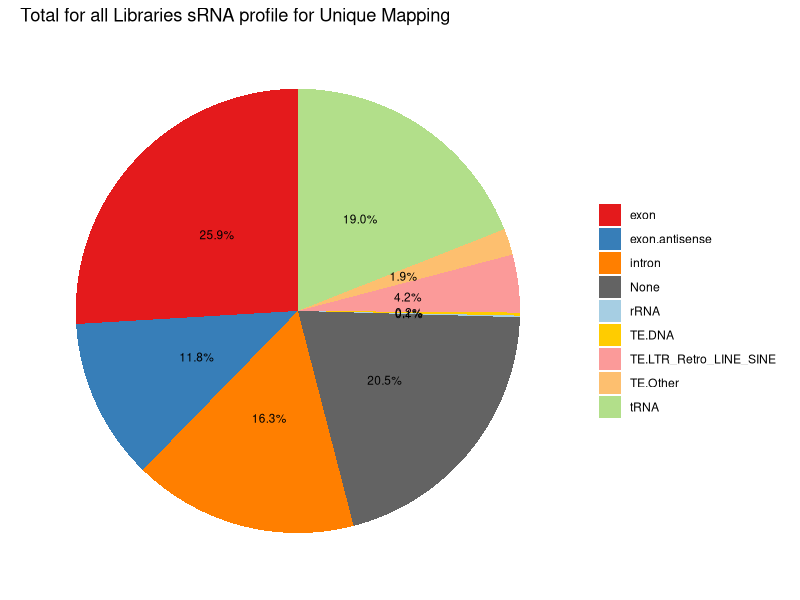
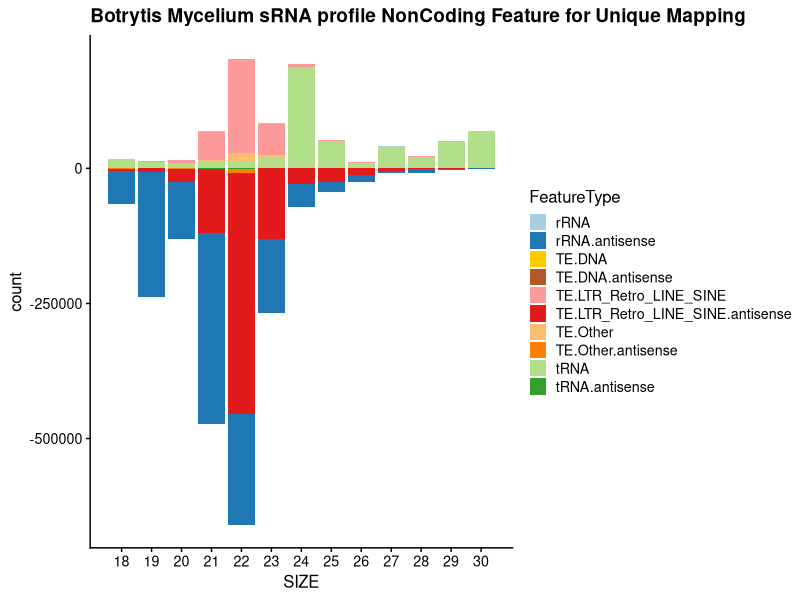
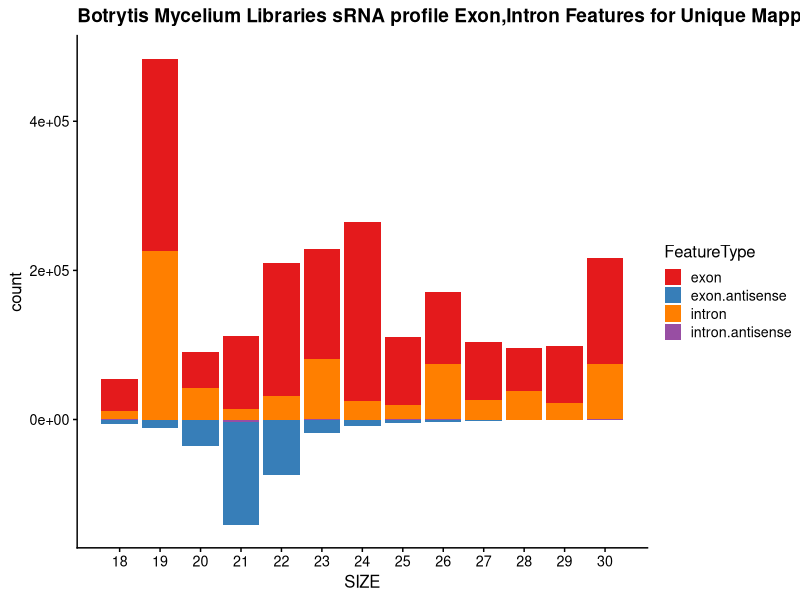
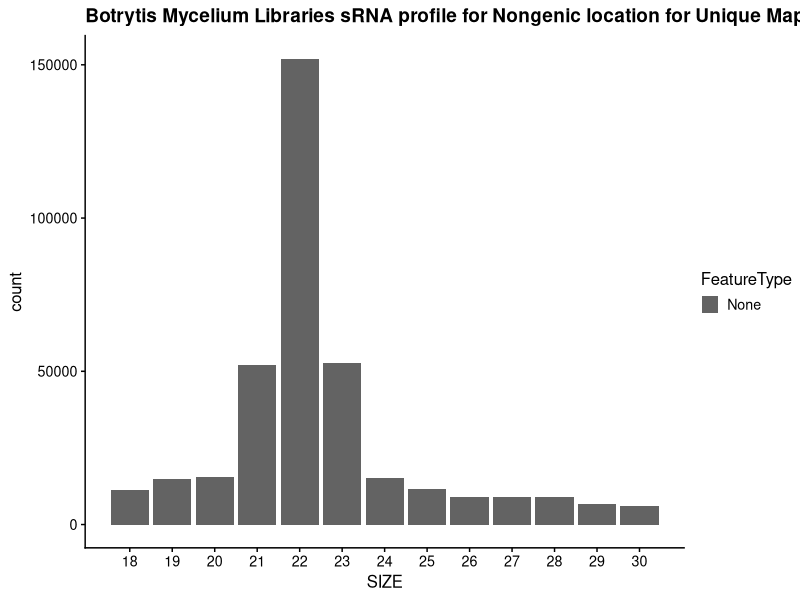
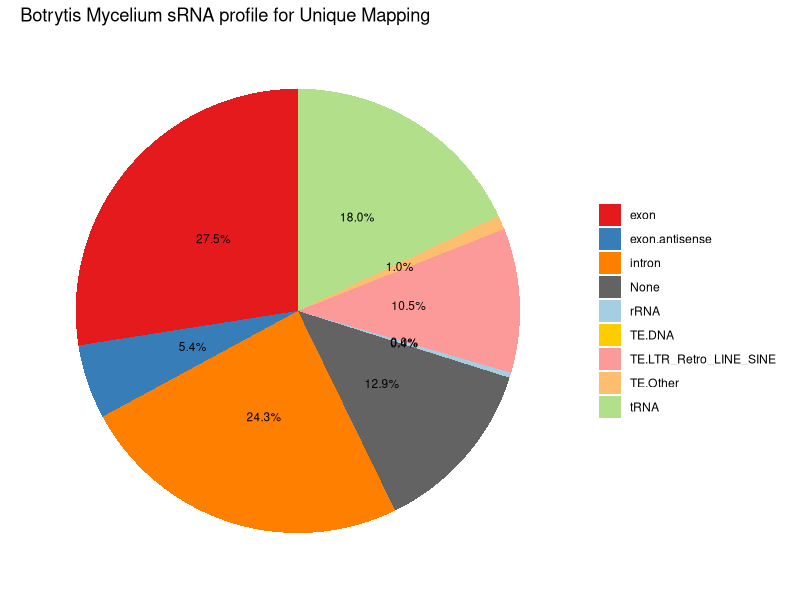
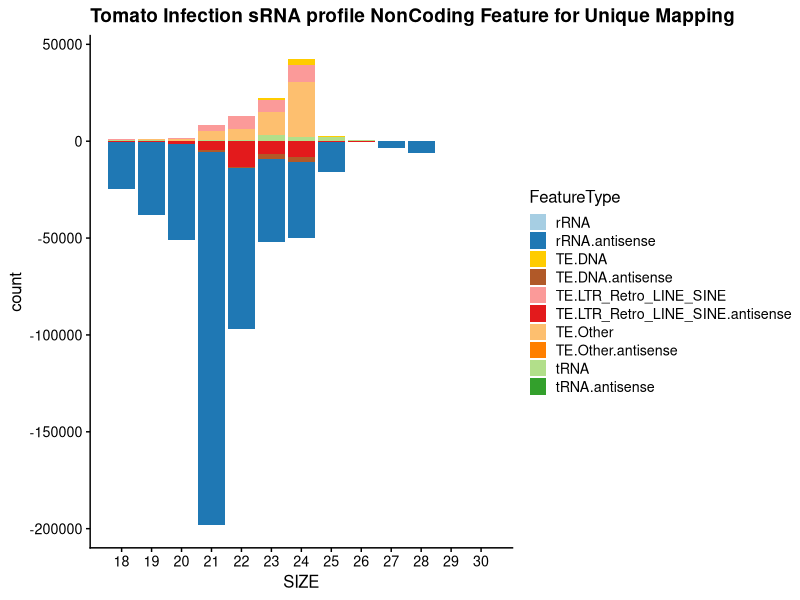
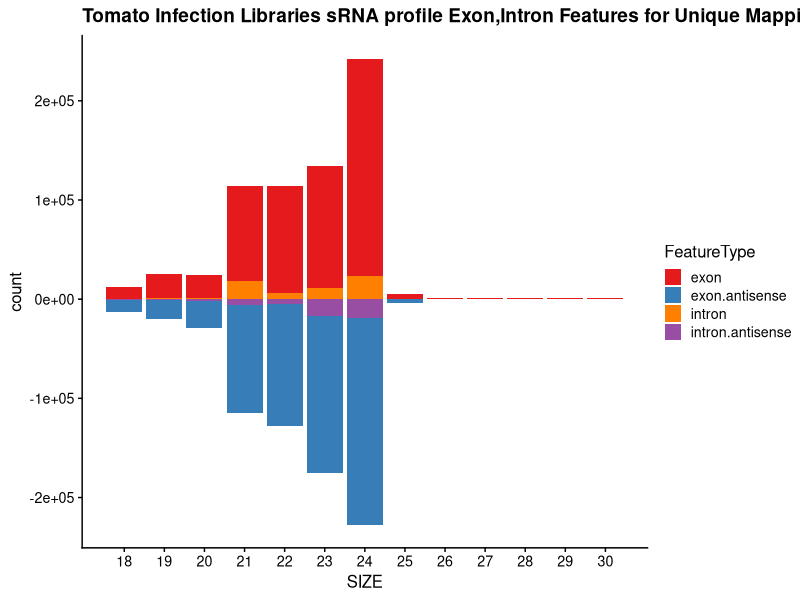
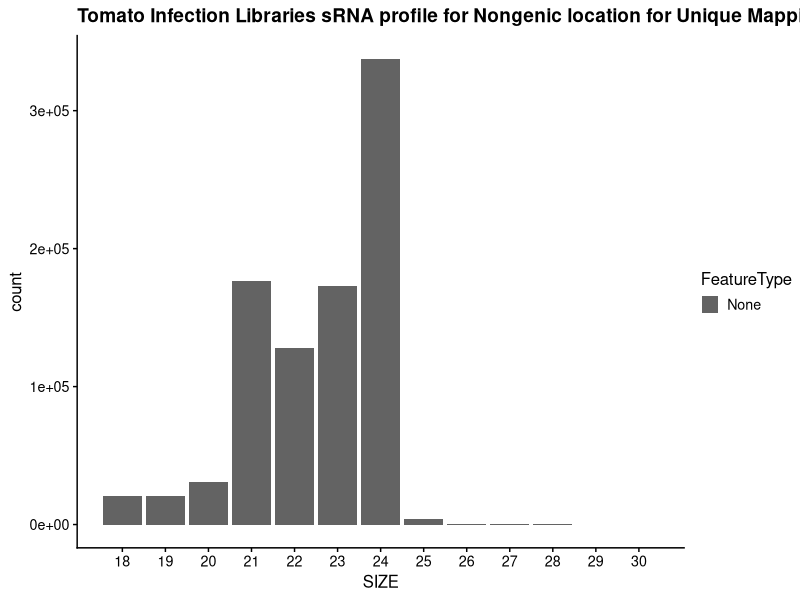

Recreate these plots in R, in order.
#!/usr/bin/env Rscript
library(ggplot2)
library(tidyverse)
library(dplyr)
library(RColorBrewer)
library(cowplot)

# some definitions
pairedcolors = brewer.pal(12, "Paired")
green1 = pairedcolors[3]
green2 = pairedcolors[4]
pairedcolors[3] = "#FFCC00"
pairedcolors[4] = "#B15928"
pairedcolors[9] = green1
pairedcolors[10] = green2
pairedcolors[13] = '#FFFF11'
pairedcolors[14] = '#AA0011'

exonColors = brewer.pal(6, "Set1")
exonColors[3] = exonColors[5]
IntergenicColors = rev(brewer.pal(3,"Greys"))

piecolors = pairedcolors
piecolors[1] = exonColors[1]
piecolors[2] = exonColors[2]
piecolors[3] = exonColors[3]
piecolors[4] = IntergenicColors[1]
piecolors[5] = pairedcolors[1]
piecolors[6] = pairedcolors[3]
piecolors[7] = pairedcolors[5]
piecolors[8] = pairedcolors[7]
piecolors[9] = pairedcolors[9]
piecolors[10] = pairedcolors[11]


negate <- function(x) ( -1.0 * x)
add_antisense <- function(x) ( paste0(x,".antisense"))
# setup default plot out
pdf("plots/Combo_all_plots_uniq.pdf")

# read in the "all data"
sRNA.Allsense = read_tsv("results/Botrytis_sense_size_profile_uniq.tsv") %>% filter(SIZE >= 18)
sRNA.Allantisense = read_tsv("results/Botrytis_antisense_size_profile_uniq.tsv") %>% filter(SIZE >= 18)

sRNA.sense <- sRNA.Allsense %>% select(-c('TOTAL')) %>% pivot_longer(!SIZE, names_to = "FeatureType", values_to = "count")
sRNA.noExon <- sRNA.sense %>% filter(FeatureType != 'exon' & FeatureType != "None" & FeatureType != "intron")


sRNA.antisense <- sRNA.Allantisense %>% select(-c('TOTAL')) %>% pivot_longer(!SIZE, names_to = "FeatureType", values_to = "count") %>%
    mutate_at(vars(-c("SIZE","FeatureType")),negate) %>% mutate_at(c("FeatureType"),add_antisense)
sRNA.antinoExon <- sRNA.antisense %>% filter(FeatureType != 'exon.antisense' & FeatureType != "None.antisense" & FeatureType != "intron.antisense")

sRNA.combined <- bind_rows(sRNA.antinoExon,sRNA.noExon) %>% arrange(desc(FeatureType))



pN<-ggplot(sRNA.combined,aes(SIZE,count,fill=FeatureType)) +
    geom_bar(stat='identity',position="stack") + scale_x_discrete(limit = unique(sRNA.combined$SIZE)) +
    theme_cowplot(12) + scale_fill_manual(values = pairedcolors) + ggtitle("Combined all Libraries sRNA profile NonCoding Features for Unique Mapping")
pN

sRNA.Exon <- bind_rows(sRNA.sense %>% filter(FeatureType == 'exon' | FeatureType == "intron"),
                       sRNA.antisense %>% filter(FeatureType == 'exon.antisense' | FeatureType == "intron.antisense"))

pE<-ggplot(sRNA.Exon,aes(SIZE,count,fill=FeatureType)) +
    geom_bar(stat='identity',position="stack") +
    scale_fill_manual(values = exonColors) +  theme_cowplot(12)  + scale_x_discrete(limit = unique(sRNA.combined$SIZE)) +
    ggtitle("Combined all Libraries sRNA profile Exon,Intron Features for Unique Mapping")
pE

sRNA.Other <- sRNA.sense %>% filter(FeatureType == 'None')
pO<-ggplot(sRNA.Other,aes(SIZE,count,fill=FeatureType)) +
    geom_bar(stat='identity',position="stack") +
    scale_fill_manual(values = IntergenicColors) +  theme_cowplot(12)  + scale_x_discrete(limit = unique(sRNA.combined$SIZE)) +
    ggtitle("Combined all Libraries sRNA profile for Non-Genic location for Unique Mapping")
pO


pg <- plot_grid(pN, pE, pO, labels = c('A', 'B', "C"), label_size = 12,ncol = 1,align = "v")
ggsave("plots/All_Libraries_size_profile_uniq.pdf",pg,height=18,width=12)

# pie chart time
# make antisense counts, collapse sRNA read length

sRNA.antisenseWoExon <- sRNA.Allsense %>% select(-c('TOTAL')) %>% pivot_longer(!SIZE, names_to = "FeatureType", values_to = "count") %>%
    filter(FeatureType != "exon") %>% group_by(FeatureType) %>% summarize(countAllSize = sum(count))

exonAntisense <- sRNA.antisense %>% filter(FeatureType == "exon.antisense") %>% group_by(FeatureType) %>%
    mutate_at(vars(c(count)),negate) %>% summarize(countAllSize = sum(count))
# combine all sense feature with antisense features, but leave exons.antisense out as separate category
sRNA.combinedAll <- bind_rows(sRNA.sense %>% group_by(FeatureType) %>% summarize(countAllSize = sum(count)),
                              exonAntisense,sRNA.antisenseWoExon) %>% group_by(FeatureType) %>% summarize(countAll = sum(countAllSize))

Total = sum(sRNA.combinedAll %>% select(countAll))

sRNA.combinedAll <- sRNA.combinedAll %>% mutate(Perc=100*(countAll/Total)) # add percentage in
pie <- ggplot(sRNA.combinedAll, aes(x="", y=countAll, fill=FeatureType)) +
    geom_bar(stat="identity", width=1) + geom_text(aes(label = paste0(sprintf("%.1f",Perc), "%")), position = position_stack(vjust=0.5), size=3) +
    coord_polar("y", start=0) +  scale_fill_manual(values = piecolors) + ggtitle("Total for all Libraries sRNA profile for Unique Mapping") +
    theme_classic() +  labs(x = NULL, y = NULL, fill = NULL) +   theme(axis.line = element_blank(),
                                                                       axis.text = element_blank(),
                                                                       axis.ticks = element_blank())

pie
ggsave("plots/All_Libraries_Piechart_uniq.pdf",pie)

######

# B
sRNA.Bsense = read_tsv("results/Botrytis_sense_ExprB_size_profile_uniq.tsv") %>% filter(SIZE >= 18)
sRNA.Bantisense = read_tsv("results/Botrytis_antisense_ExprB_size_profile_uniq.tsv") %>% filter(SIZE >= 18)

sRNA.sense <- sRNA.Bsense %>% select(-c('TOTAL')) %>% pivot_longer(!SIZE, names_to = "FeatureType", values_to = "count")
sRNA.noExon <- sRNA.sense %>% filter(FeatureType != 'exon' & FeatureType != "None" & FeatureType != "intron")

sRNA.antisense <- sRNA.Bantisense %>% select(-c('TOTAL')) %>% pivot_longer(!SIZE, names_to = "FeatureType", values_to = "count") %>%
    mutate_at(vars(-c("SIZE","FeatureType")),negate) %>% mutate_at(c("FeatureType"),add_antisense)
sRNA.antinoExon <- sRNA.antisense %>% filter(FeatureType != 'exon.antisense' & FeatureType != "None.antisense" & FeatureType != "intron.antisense")

sRNA.combined <- bind_rows(sRNA.antinoExon,sRNA.noExon) %>% arrange(desc(FeatureType))

pN<-ggplot(sRNA.combined,aes(SIZE,count,fill=FeatureType)) +
    geom_bar(stat='identity',position="stack") + scale_x_discrete(limit = unique(sRNA.combined$SIZE)) +
    theme_cowplot(12) + scale_fill_manual(values = pairedcolors) + ggtitle("Botrytis Mycelium sRNA profile NonCoding Feature for Unique Mapping")
pN

sRNA.Exon <- bind_rows(sRNA.sense %>% filter(FeatureType == 'exon' | FeatureType == "intron"),
                       sRNA.antisense %>% filter(FeatureType == 'exon.antisense' | FeatureType == "intron.antisense"))

pE<-ggplot(sRNA.Exon,aes(SIZE,count,fill=FeatureType)) +
    geom_bar(stat='identity',position="stack") +
    scale_fill_manual(values = exonColors) +  theme_cowplot(12)  + scale_x_discrete(limit = unique(sRNA.combined$SIZE)) +
    ggtitle("Botrytis Mycelium Libraries sRNA profile Exon,Intron Features for Unique Mapping")
pE

sRNA.Other <- sRNA.sense %>% filter(FeatureType == 'None')
pO<-ggplot(sRNA.Other,aes(SIZE,count,fill=FeatureType)) +
    geom_bar(stat='identity',position="stack") +
    scale_fill_manual(values = IntergenicColors)  +  theme_cowplot(12)  + scale_x_discrete(limit = unique(sRNA.combined$SIZE)) +
    ggtitle("Botrytis Mycelium Libraries sRNA profile for Nongenic location for Unique Mapping")
pO

pg <- plot_grid(pN, pE, pO, labels = c('A', 'B', "C"), label_size = 12,ncol = 1,align = "v")
ggsave("plots/Mycelium_size_profile_uniq.pdf",pg,height=18,width=12)

# pie chart time
# make antisense counts, collapse sRNA read length

sRNA.antisenseWoExon <- sRNA.Bsense %>% select(-c('TOTAL')) %>% pivot_longer(!SIZE, names_to = "FeatureType", values_to = "count") %>%
    filter(FeatureType != "exon") %>% group_by(FeatureType) %>% summarize(countAllSize = sum(count))

exonAntisense <- sRNA.antisense %>% filter(FeatureType == "exon.antisense") %>% group_by(FeatureType) %>%
    mutate_at(vars(c(count)),negate) %>% summarize(countAllSize = sum(count))
# combine all sense feature with antisense features, but leave exons.antisense out as separate category
sRNA.combinedAll <- bind_rows(sRNA.sense %>% group_by(FeatureType) %>% summarize(countAllSize = sum(count)),
                              exonAntisense,sRNA.antisenseWoExon) %>% group_by(FeatureType) %>% summarize(countAll = sum(countAllSize))

Total = sum(sRNA.combinedAll %>% select(countAll))

sRNA.combinedAll <- sRNA.combinedAll %>% mutate(Perc=100*(countAll/Total)) # add percentage in
pie <- ggplot(sRNA.combinedAll, aes(x="", y=countAll, fill=FeatureType)) +
    geom_bar(stat="identity", width=1) + geom_text(aes(label = paste0(sprintf("%.1f",Perc), "%")), position = position_stack(vjust=0.5), size=3) +
    coord_polar("y", start=0) +  scale_fill_manual(values = piecolors) + ggtitle("Botrytis Mycelium sRNA profile for Unique Mapping") +
    theme_classic() +  labs(x = NULL, y = NULL, fill = NULL) +   theme(axis.line = element_blank(),
                                                                       axis.text = element_blank(),
                                                                       axis.ticks = element_blank())

pie
ggsave("plots/Mycelium_Piechart_uniq.pdf",pie,height=8,width=8)


## Infection
sRNA.Isense = read_tsv("results/Botrytis_sense_ExprI_size_profile_uniq.tsv") %>% filter(SIZE >= 18)
sRNA.Iantisense = read_tsv("results/Botrytis_antisense_ExprI_size_profile_uniq.tsv") %>% filter(SIZE >= 18)

sRNA.sense <- sRNA.Isense %>% select(-c('TOTAL')) %>% pivot_longer(!SIZE, names_to = "FeatureType", values_to = "count")
sRNA.noExon <- sRNA.sense %>% filter(FeatureType != 'exon' & FeatureType != "None" & FeatureType != "intron")

sRNA.antisense <- sRNA.Iantisense %>% select(-c('TOTAL')) %>% pivot_longer(!SIZE, names_to = "FeatureType", values_to = "count") %>%
    mutate_at(vars(-c("SIZE","FeatureType")),negate) %>% mutate_at(c("FeatureType"),add_antisense)
sRNA.antinoExon <- sRNA.antisense %>% filter(FeatureType != 'exon.antisense' & FeatureType != "None.antisense" & FeatureType != "intron.antisense")

sRNA.combined <- bind_rows(sRNA.antinoExon,sRNA.noExon) %>% arrange(desc(FeatureType))

pN<-ggplot(sRNA.combined,aes(SIZE,count,fill=FeatureType)) +
    geom_bar(stat='identity',position="stack") + scale_x_discrete(limit = unique(sRNA.combined$SIZE)) +
    theme_cowplot(12) + scale_fill_manual(values = pairedcolors) + ggtitle("Tomato Infection sRNA profile NonCoding Feature for Unique Mapping")
pN

sRNA.Exon <- bind_rows(sRNA.sense %>% filter(FeatureType == 'exon' | FeatureType == "intron"),
                       sRNA.antisense %>% filter(FeatureType == 'exon.antisense' | FeatureType == "intron.antisense"))

pE<-ggplot(sRNA.Exon,aes(SIZE,count,fill=FeatureType)) +
    geom_bar(stat='identity',position="stack") +
    scale_fill_manual(values = exonColors) +  theme_cowplot(12)  + scale_x_discrete(limit = unique(sRNA.combined$SIZE)) +
    ggtitle("Tomato Infection Libraries sRNA profile Exon,Intron Features for Unique Mapping")
pE

sRNA.Other <- sRNA.sense %>% filter(FeatureType == 'None')
pO<-ggplot(sRNA.Other,aes(SIZE,count,fill=FeatureType)) +
    geom_bar(stat='identity',position="stack") +
    scale_fill_manual(values = IntergenicColors) +  theme_cowplot(12)  + scale_x_discrete(limit = unique(sRNA.combined$SIZE)) +
    ggtitle("Tomato Infection Libraries sRNA profile for Nongenic location for Unique Mapping")
pO

pg <- plot_grid(pN, pE, pO, labels = c('A', 'B', "C"), label_size = 12,ncol = 1,align = "v")
ggsave("plots/TomatoInfection_size_profile_uniq.pdf",pg,height=18,width=12)

# pie chart time
# make antisense counts, collapse sRNA read length

sRNA.antisenseWoExon <- sRNA.Isense %>% select(-c('TOTAL')) %>% pivot_longer(!SIZE, names_to = "FeatureType", values_to = "count") %>%
    filter(FeatureType != "exon") %>% group_by(FeatureType) %>% summarize(countAllSize = sum(count))

exonAntisense <- sRNA.antisense %>% filter(FeatureType == "exon.antisense") %>% group_by(FeatureType) %>%
    mutate_at(vars(c(count)),negate) %>% summarize(countAllSize = sum(count))
# combine all sense feature with antisense features, but leave exons.antisense out as separate category
sRNA.combinedAll <- bind_rows(sRNA.sense %>% group_by(FeatureType) %>% summarize(countAllSize = sum(count)),
                              exonAntisense,sRNA.antisenseWoExon) %>% group_by(FeatureType) %>% summarize(countAll = sum(countAllSize))

Total = sum(sRNA.combinedAll %>% select(countAll))

sRNA.combinedAll <- sRNA.combinedAll %>% mutate(Perc=100*(countAll/Total)) # add percentage in
pie <- ggplot(sRNA.combinedAll, aes(x="", y=countAll, fill=FeatureType)) +
    geom_bar(stat="identity", width=1) + geom_text(aes(label = paste0(sprintf("%.1f",Perc), "%")), position = position_stack(vjust=0.5), size=3) +
    coord_polar("y", start=0) +  scale_fill_manual(values = piecolors) + ggtitle("Botrytis Tomato Infection sRNA profile for Unique Mapping") +
    theme_classic() +  labs(x = NULL, y = NULL, fill = NULL) +   theme(axis.line = element_blank(),
                                                                       axis.text = element_blank(),
                                                                       axis.ticks = element_blank())

pie
ggsave("plots/TomatoInfection_Piechart_uniq.pdf",pie,width=8,height=8)


####
# Mock
sRNA.Msense = read_tsv("results/Botrytis_sense_ExprM_size_profile_uniq.tsv") %>% filter(SIZE >= 18)
sRNA.Mantisense = read_tsv("results/Botrytis_antisense_ExprM_size_profile_uniq.tsv") %>% filter(SIZE >= 18)

sRNA.sense <- sRNA.Msense %>% select(-c('TOTAL')) %>% pivot_longer(!SIZE, names_to = "FeatureType", values_to = "count")
sRNA.noExon <- sRNA.sense %>% filter(FeatureType != 'exon' & FeatureType != "None" & FeatureType != "intron")

sRNA.antisense <- sRNA.Mantisense %>% select(-c('TOTAL')) %>% pivot_longer(!SIZE, names_to = "FeatureType", values_to = "count") %>%
    mutate_at(vars(-c("SIZE","FeatureType")),negate) %>% mutate_at(c("FeatureType"),add_antisense)
sRNA.antinoExon <- sRNA.antisense %>% filter(FeatureType != 'exon.antisense' & FeatureType != "None.antisense" & FeatureType != "intron.antisense")

sRNA.combined <- bind_rows(sRNA.antinoExon,sRNA.noExon) %>% arrange(desc(FeatureType))

pN<-ggplot(sRNA.combined,aes(SIZE,count,fill=FeatureType)) +
    geom_bar(stat='identity',position="stack") + scale_x_discrete(limit = unique(sRNA.combined$SIZE)) +
    theme_cowplot(12) + scale_fill_manual(values = pairedcolors) + ggtitle("Tomato Mock Infection sRNA profile NonCoding Feature for Unique Mapping")
pN

pE<-ggplot(sRNA.Exon,aes(SIZE,count,fill=FeatureType)) +
    geom_bar(stat='identity',position="stack") +
    scale_fill_manual(values = exonColors) +  theme_cowplot(12)  + scale_x_discrete(limit = unique(sRNA.combined$SIZE)) +
    ggtitle("Tomato Mock Infection Libraries sRNA profile Exon,Intron Features for Unique Mapping")
pE

sRNA.Other <- sRNA.sense %>% filter(FeatureType == 'None')
pO<-ggplot(sRNA.Other,aes(SIZE,count,fill=FeatureType)) +
    geom_bar(stat='identity',position="stack") +
    scale_fill_manual(values = IntergenicColors) +  theme_cowplot(12)  + scale_x_discrete(limit = unique(sRNA.combined$SIZE)) +
    ggtitle("Tomato Mock Infection Libraries sRNA profile for Nongenic location for Unique Mapping")
pO

pg <- plot_grid(pN, pE, pO, labels = c('A', 'B', "C"), label_size = 12,ncol = 1,align = "v")
ggsave("plots/MockInfection_size_profile_uniq.pdf",pg,height=18,width=12)

# pie chart time
# make antisense counts, collapse sRNA read length

sRNA.antisenseWoExon <- sRNA.Isense %>% select(-c('TOTAL')) %>% pivot_longer(!SIZE, names_to = "FeatureType", values_to = "count") %>%
    filter(FeatureType != "exon") %>% group_by(FeatureType) %>% summarize(countAllSize = sum(count))

exonAntisense <- sRNA.antisense %>% filter(FeatureType == "exon.antisense") %>% group_by(FeatureType) %>%
    mutate_at(vars(c(count)),negate) %>% summarize(countAllSize = sum(count))
# combine all sense feature with antisense features, but leave exons.antisense out as separate category
sRNA.combinedAll <- bind_rows(sRNA.sense %>% group_by(FeatureType) %>% summarize(countAllSize = sum(count)),
                              exonAntisense,sRNA.antisenseWoExon) %>% group_by(FeatureType) %>% summarize(countAll = sum(countAllSize))

Total = sum(sRNA.combinedAll %>% select(countAll))

sRNA.combinedAll <- sRNA.combinedAll %>% mutate(Perc=100*(countAll/Total)) # add percentage in
pie <- ggplot(sRNA.combinedAll, aes(x="", y=countAll, fill=FeatureType)) +
    geom_bar(stat="identity", width=1) + geom_text(aes(label = paste0(sprintf("%.1f",Perc), "%")), position = position_stack(vjust=0.5), size=3) +
    coord_polar("y", start=0) +  scale_fill_manual(values = piecolors) + ggtitle("Mock Tomato Infection sRNA profile for Unique Mapping") +
    theme_classic() +  labs(x = NULL, y = NULL, fill = NULL) +   theme(axis.line = element_blank(),
                                                                       axis.text = element_blank(),
                                                                       axis.ticks = element_blank())

pie
ggsave("plots/MockInfection_Piechart_uniq.pdf",pie,width=8,height=8)
